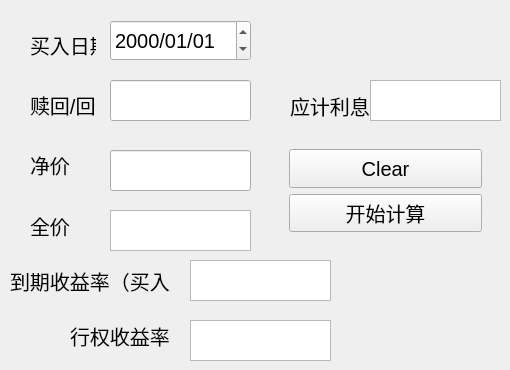
     <widget class="QWidget" name="Yield_calculation" native="true">
      <widget class="QLabel" name="label_6">
       <property name="geometry">
        <rect>
         <x>10</x>
         <y>260</y>
         <width>161</width>
         <height>41</height>
        </rect>
       </property>
       <property name="sizePolicy">
        <sizepolicy hsizetype="Expanding" vsizetype="Maximum">
         <horstretch>0</horstretch>
         <verstretch>0</verstretch>
        </sizepolicy>
       </property>
       <property name="font">
        <font>
         <pointsize>15</pointsize>
        </font>
       </property>
       <property name="text">
        <string>到期收益率（买入）</string>
       </property>
      </widget>
      <widget class="QTextBrowser" name="yield_at_buy">
       <property name="geometry">
        <rect>
         <x>190</x>
         <y>260</y>
         <width>141</width>
         <height>41</height>
        </rect>
       </property>
       <property name="font">
        <font>
         <pointsize>15</pointsize>
        </font>
       </property>
      </widget>
      <widget class="QDateEdit" name="buy_date_text_2">
       <property name="geometry">
        <rect>
         <x>110</x>
         <y>20</y>
         <width>141</width>
         <height>41</height>
        </rect>
       </property>
       <property name="font">
        <font>
         <pointsize>15</pointsize>
        </font>
       </property>
       <property name="displayFormat">
        <string>yyyy/MM/dd</string>
       </property>
      </widget>
      <widget class="QLineEdit" name="option">
       <property name="geometry">
        <rect>
         <x>110</x>
         <y>80</y>
         <width>141</width>
         <height>41</height>
        </rect>
       </property>
       <property name="font">
        <font>
         <pointsize>15</pointsize>
        </font>
       </property>
      </widget>
      <widget class="QLabel" name="buy_date_4">
       <property name="geometry">
        <rect>
         <x>290</x>
         <y>90</y>
         <width>81</width>
         <height>31</height>
        </rect>
       </property>
       <property name="font">
        <font>
         <pointsize>15</pointsize>
        </font>
       </property>
       <property name="text">
        <string>应计利息</string>
       </property>
      </widget>
      <widget class="QLabel" name="label_17">
       <property name="geometry">
        <rect>
         <x>70</x>
         <y>320</y>
         <width>121</width>
         <height>31</height>
        </rect>
       </property>
       <property name="sizePolicy">
        <sizepolicy hsizetype="Expanding" vsizetype="Maximum">
         <horstretch>0</horstretch>
         <verstretch>0</verstretch>
        </sizepolicy>
       </property>
       <property name="font">
        <font>
         <pointsize>15</pointsize>
        </font>
       </property>
       <property name="text">
        <string>行权收益率</string>
       </property>
      </widget>
      <widget class="QTextBrowser" name="yield_if_exercised">
       <property name="geometry">
        <rect>
         <x>190</x>
         <y>320</y>
         <width>141</width>
         <height>41</height>
        </rect>
       </property>
       <property name="font">
        <font>
         <pointsize>15</pointsize>
        </font>
       </property>
      </widget>
      <widget class="QLineEdit" name="clean">
       <property name="geometry">
        <rect>
         <x>110</x>
         <y>150</y>
         <width>141</width>
         <height>41</height>
        </rect>
       </property>
       <property name="font">
        <font>
         <pointsize>15</pointsize>
        </font>
       </property>
      </widget>
      <widget class="QTextBrowser" name="accrued">
       <property name="geometry">
        <rect>
         <x>370</x>
         <y>80</y>
         <width>131</width>
         <height>41</height>
        </rect>
       </property>
       <property name="font">
        <font>
         <pointsize>15</pointsize>
        </font>
       </property>
      </widget>
      <widget class="QTextBrowser" name="full">
       <property name="geometry">
        <rect>
         <x>110</x>
         <y>210</y>
         <width>141</width>
         <height>41</height>
        </rect>
       </property>
       <property name="font">
        <font>
         <pointsize>15</pointsize>
        </font>
       </property>
      </widget>
      <widget class="QFrame" name="frame">
       <property name="geometry">
        <rect>
         <x>280</x>
         <y>140</y>
         <width>211</width>
         <height>101</height>
        </rect>
       </property>
       <property name="font">
        <font>
         <pointsize>15</pointsize>
        </font>
       </property>
       <layout class="QGridLayout" name="gridLayout_5">
        <item row="0" column="0">
         <widget class="QPushButton" name="pushButton_clear_yield">
          <property name="sizePolicy">
           <sizepolicy hsizetype="Expanding" vsizetype="Expanding">
            <horstretch>0</horstretch>
            <verstretch>0</verstretch>
           </sizepolicy>
          </property>
          <property name="font">
           <font>
            <pointsize>15</pointsize>
           </font>
          </property>
          <property name="text">
           <string>Clear</string>
          </property>
         </widget>
        </item>
        <item row="1" column="0">
         <widget class="QPushButton" name="pushButton_yield">
          <property name="sizePolicy">
           <sizepolicy hsizetype="Expanding" vsizetype="Expanding">
            <horstretch>0</horstretch>
            <verstretch>0</verstretch>
           </sizepolicy>
          </property>
          <property name="font">
           <font>
            <pointsize>15</pointsize>
           </font>
          </property>
          <property name="text">
           <string>开始计算</string>
          </property>
         </widget>
        </item>
       </layout>
      </widget>
      <widget class="QSplitter" name="splitter_5">
       <property name="geometry">
        <rect>
         <x>30</x>
         <y>30</y>
         <width>66</width>
         <height>211</height>
        </rect>
       </property>
       <property name="sizePolicy">
        <sizepolicy hsizetype="Expanding" vsizetype="MinimumExpanding">
         <horstretch>0</horstretch>
         <verstretch>0</verstretch>
        </sizepolicy>
       </property>
       <property name="orientation">
        <enum>Qt::Vertical</enum>
       </property>
       <property name="opaqueResize">
        <bool>true</bool>
       </property>
       <property name="handleWidth">
        <number>400</number>
       </property>
       <widget class="QLabel" name="buy_date_2">
        <property name="sizePolicy">
         <sizepolicy hsizetype="Expanding" vsizetype="MinimumExpanding">
          <horstretch>0</horstretch>
          <verstretch>0</verstretch>
         </sizepolicy>
        </property>
        <property name="font">
         <font>
          <pointsize>15</pointsize>
         </font>
        </property>
        <property name="text">
         <string>买入日期</string>
        </property>
       </widget>
       <widget class="QLabel" name="buy_date_3">
        <property name="sizePolicy">
         <sizepolicy hsizetype="Expanding" vsizetype="MinimumExpanding">
          <horstretch>0</horstretch>
          <verstretch>0</verstretch>
         </sizepolicy>
        </property>
        <property name="font">
         <font>
          <pointsize>15</pointsize>
         </font>
        </property>
        <property name="text">
         <string>赎回/回购</string>
        </property>
       </widget>
       <widget class="QLabel" name="buy_date_5">
        <property name="sizePolicy">
         <sizepolicy hsizetype="Expanding" vsizetype="MinimumExpanding">
          <horstretch>0</horstretch>
          <verstretch>0</verstretch>
         </sizepolicy>
        </property>
        <property name="font">
         <font>
          <pointsize>15</pointsize>
         </font>
        </property>
        <property name="text">
         <string>净价</string>
        </property>
       </widget>
       <widget class="QLabel" name="buy_date_6">
        <property name="sizePolicy">
         <sizepolicy hsizetype="Expanding" vsizetype="MinimumExpanding">
          <horstretch>0</horstretch>
          <verstretch>0</verstretch>
         </sizepolicy>
        </property>
        <property name="font">
         <font>
          <pointsize>15</pointsize>
         </font>
        </property>
        <property name="text">
         <string>全价</string>
        </property>
       </widget>
      </widget>
     </widget>
